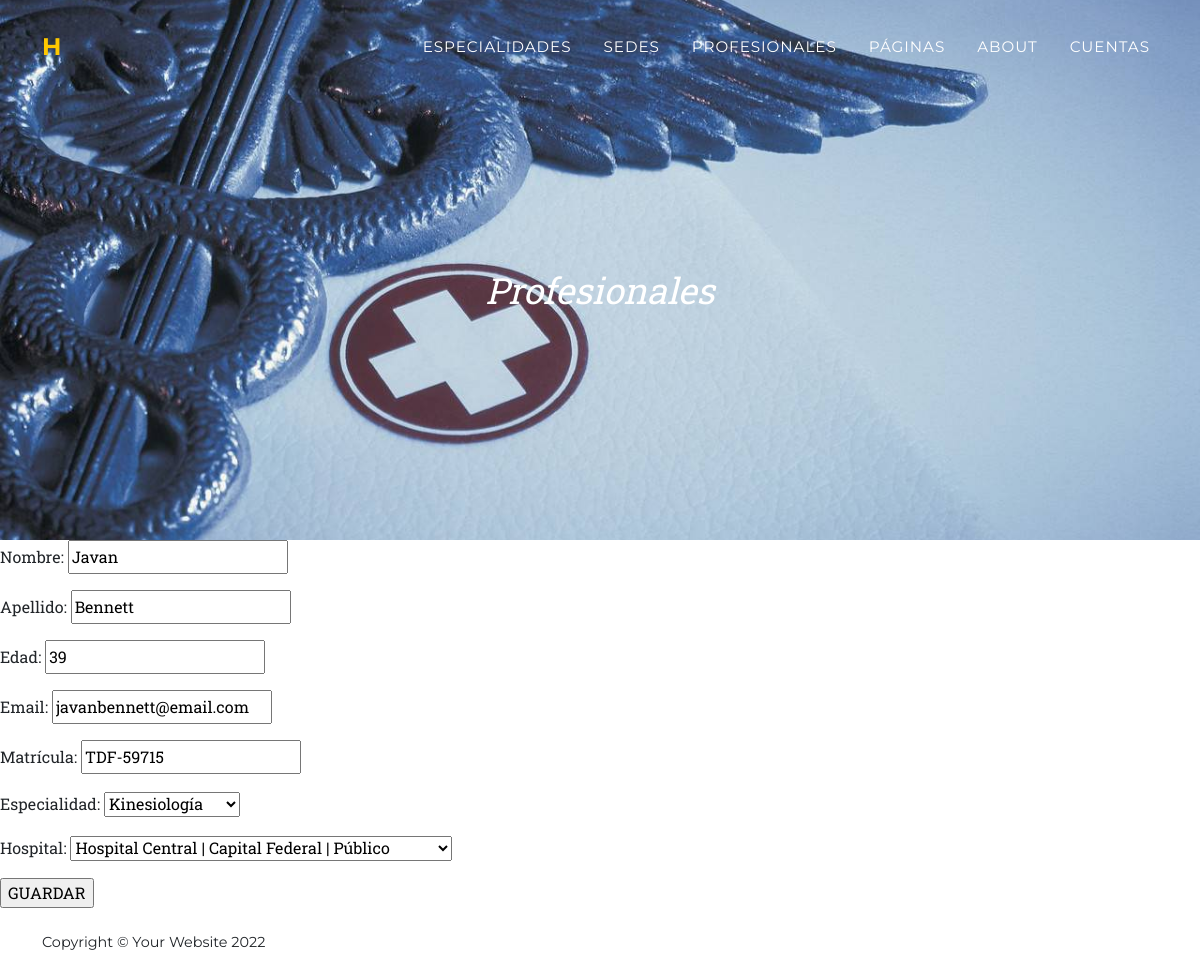
Page /profesional/edicion/a4bdf6f1-aa9d-462a-ada8-4f7d4d67a002 (signed in) on the committed database.
### appHospital/models.py (models this page shows, shortened)
class Profesional(models.Model):
    id = models.CharField(max_length=40, default=uuid.uuid4(), primary_key=True)
    nombre = models.CharField(max_length=20)
    apellido = models.CharField(max_length=20)
    matrícula = models.CharField(max_length=15)
    edad = models.IntegerField()
    email = models.EmailField()
    especialidad = models.ForeignKey(Especialidad, on_delete=models.CASCADE)
    hospital = models.ForeignKey(Hospital, on_delete=models.CASCADE)

class Especialidad(models.Model):
    id = models.CharField(max_length=40, default=uuid.uuid4(), primary_key=True)
    nombre = models.CharField(max_length=20)
    descripcion = models.TextField(blank=True)
    def __str__(self) -> str:
        return self.nombre

class Hospital(models.Model):
    id = models.CharField(max_length=40, default=uuid.uuid4(), primary_key=True)
    nombre = models.CharField(max_length=50)
    zona = models.CharField(max_length=30)
    public = models.BooleanField(default=False)
    def __str__(self) -> str:
        if self.public == True:
            return self.nombre+" | "+self.zona+" | Público"
        else:
            return self.nombre+" | "+self.zona+" | Privado"

### appHospital/views.py (the view)
# urls.py: path('profesional/edicion/<pk>', ProfesionalEdicion.as_view(), name='profesional_edicion'),
class ProfesionalEdicion(LoginRequiredMixin, UpdateView):
    model = Profesional
    success_url = reverse_lazy('Profesional')
    fields = ['nombre', 'apellido', 'edad', 'email', 'matrícula', 'especialidad', 'hospital']

### appHospital/Templates/appHospital/profesional_form.html
{% extends 'appHospital/padre.html' %}
{% load static %}
{% block topPage %}
<a class="navbar-brand" href=" {% url 'index' %}">H</a>
{% endblock %}
{% block title %}
<div class="masthead-subheading">Profesionales</div>
{% endblock %}
{% block changingContent %}
<form method="POST">{% csrf_token %}
    {{form.as_p}}
<input type="submit" value="GUARDAR">
{% endblock %}

### rows in the picture
Profesional: nombre "Javan", apellido "Bennett", edad "39", email "javanbennett@email.com", matrícula "TDF-59715", especialidad "Kinesiología", hospital "Hospital Central | Capital Federal | Público"
